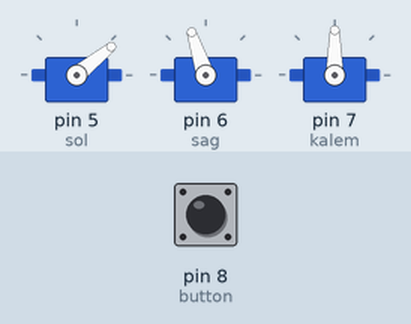
Recording of a sketch running on a simulated Arduino Uno, built with avr-gcc and run on an emulated ATmega328P. Shown: 3 × servo. The test bench sets the inputs (shaded band); at power-on: pin 8 (button) LOW.

Above: at 5.2 s.
5.3 s: pin 8 (button) pulled HIGH for 0.15 s
At 10.45 s:
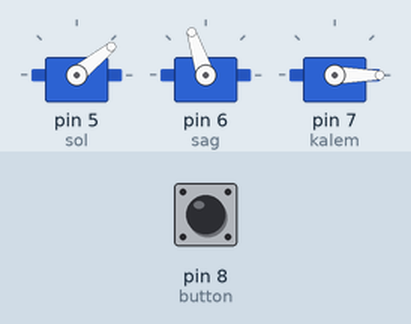
At 16.95 s:
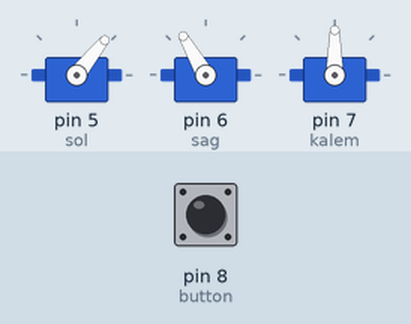
Timing chart, 0 to 25.5 s (numbered marks = the images above; inputs shaded):
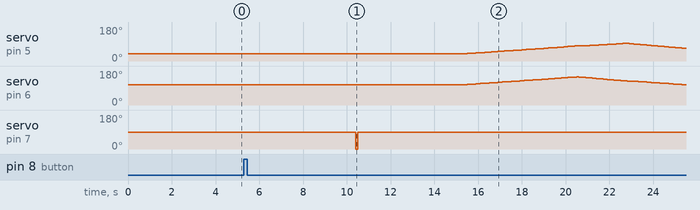

Measured:
- after the input at 5.3 s, servo on pin 5 (sol): rises from 39° to 94° in 7.2 s, then falls to 68° in 2.6 s; servo on pin 6 (sag): rises from 108° to 149° in 5.0 s, then falls to 107° in 4.9 s; servo on pin 7 (kalem): 90° → 0° after 5.1 s, → 90° 0.10 s later

The sketch:

parelel_scara_robot.ino
```cpp
#include<Servo.h>
//#include<SD.h>
#define button 8
Servo sag;
Servo sol;
Servo kalem;
static int k_durum=0;
static int sol_aci;
static int sag_aci;
//File dosya;
int i=0;
int j=0;
int k=0;
int sol_dizi[]={39,40,42,43,44,46,47,48,50,51,52,54,55,57,58,59,61,62,63,65,66,68,69,70,72,73,75,76,77,79,80,81,81,81,82,82,83,83,84,84,85,86,86,87,88,89,90,90,91,93,94,92,91,89,88,87,85,84,83,81,80,79,77,76,75,74,73,71,70,69,68,67,66,65,64,63,62,61,60,59,58,56,55,54,53,52,51,50,49,48,47,47,46,45,44,43,42,41,41,40,39};
int sag_dizi[]={108,110,111,112,114,115,117,118,119,121,122,123,125,126,128,129,130,132,133,134,136,137,138,140,141,142,144,145,146,147,149,148,147,146,145,144,143,142,141,140,139,138,137,136,135,134,133,132,130,129,128,127,126,125,124,123,122,121,120,119,118,117,116,115,114,113,112,111,110,109,107,106,105,104,103,101,101,99,97,96,95,96,97,98,99,100,100,101,102,103,103,104,104,105,106,106,107,107,107,108,108};
char gecici[3];
void setup() {
  delay(2000);
   pinMode(button,INPUT);
   sol.attach(5);
   sag.attach(6);
   kalem.attach(7);
   Serial.begin(9600);
   sag.write(108);
   sol.write(39);
   delay(2000);
   /*while(!Serial){
    ;
   }
   Serial.print("SD Card Başlatılıyor.");
   pinMode(10,INPUT);
   if(!SD.begin(4)){
    Serial.println("SD kartı kontrol et");
    return;
   }
   Serial.println("SD Kart Algılandı.");
   dosya = SD.open("kare.txt",FILE_READ);
   if(dosya){
    Serial.println("Dosya açıldı.");
    while(i<dosya.size()){
      char temp;
      bool flag=0;
      dosya.seek(i);
      temp=dosya.peek();
      if(temp>47||temp<58){
        if(flag==0){
          sol_dizi[j]=temp;
          j++;
        }else{
          sag_dizi[k]=temp;
          k++;
        }
      }else{
        if(flag==0){
          flag=1;
        }else{
          flag=0;
        }
      }

      i++;
    }
   }
   else{
    Serial.println("Dosya açılamadı.";
   }*/
}
void loop() {
  if(digitalRead(button)==1){
  delay(100);
  sag.write(sag_dizi[0]);
  sol.write(sol_dizi[0]);
  delay(5000);
  b_noktasi(sol_dizi[0],sag_dizi[0]);
  delay(5000);

    yaz(sol_dizi,sag_dizi);
    k_kaldir();
  delay(3000);
  }
}

void b_noktasi(int x,int y){
  k_kaldir();
  sol.write(x);
  sag.write(y);
  sol_aci=x;
  sag_aci=y;
  delay(100);
  k_indir();
}
void k_kaldir(){
  kalem.write(0);
}
void k_indir(){
  kalem.write(90);
}
void yaz(int x[], int y[]){
  for(int k=0;k<101;k++){
  while(x[k]!=sol_aci || y[k]!=sag_aci){
    if(sag_aci>y[k]){
      sag_aci--;
      sag.write(sag_aci);
      //delay(200);
    }if(sag_aci<y[k]){
      sag_aci++;
      sag.write(sag_aci);
      //delay(200);
    }
    if(sol_aci>x[k]){
      sol_aci--;
      sol.write(sol_aci);
      //delay(200);
    }if(sol_aci<x[k]){
      sol_aci++;
      sol.write(sol_aci);
      //delay(200);
    }
    //Serial.println(sol_aci);
    delay(100);
  }
  }
}
```
